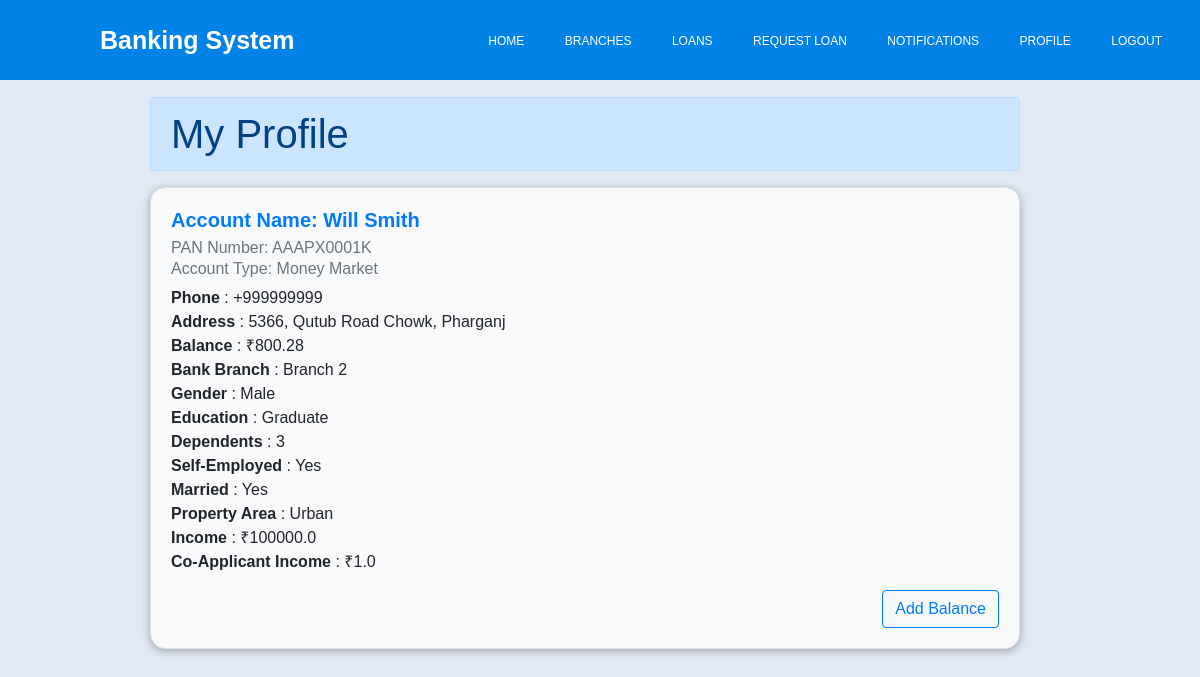
/my-profile (signed in), run on the app's committed database.
### app_authentication/models.py (models this page shows, shortened)
class User(AbstractBaseUser, PermissionsMixin):
    account_name = models.CharField(max_length=30, unique=True)
    pan_number_regex = '^[A-Z]{3}P[A-Z][0-9]{4}K$'
    pan_number_validator = RegexValidator(pan_number_regex,'Account Number must be in the format ABCP1X1234K','invalid')
    pan_number = models.CharField(validators=[pan_number_validator],max_length=11,unique=True,null=False,blank=False)
    phone_regex = '^\+?1?\d{9,15}$'
    phone_validator = RegexValidator(phone_regex,'Phone number must be entered in the format: +999999999. Up to 15 digits allowed.','invalid')
    phone = models.CharField(validators=[phone_validator],max_length=17,null=True,blank=True)
    address = models.CharField(max_length=100, null=True, blank=True)
    is_active = models.BooleanField(default=True)
    is_staff = models.BooleanField(default=False)
    self_employed = models.CharField(max_length=3, choices=SELF_EMPLOYED_MARRIAGE_CHOICES,default=SELF_EMPLOYED_MARRIAGE_CHOICES[0])
    married = models.CharField(max_length=3, choices=SELF_EMPLOYED_MARRIAGE_CHOICES,default=SELF_EMPLOYED_MARRIAGE_CHOICES[0])
    gender = models.CharField(max_length=6, choices=GENDER_CHOICES,default=GENDER_CHOICES[0])
    dependents = models.IntegerField(choices=DEPENDENTS_CHOICES,default=DEPENDENTS_CHOICES[0])
    education = models.CharField(max_length=13, choices=EDUCATION_CHOICES,default=EDUCATION_CHOICES[0])
    applicant_income = models.FloatField()
    co_applicant_income = models.FloatField(blank=True,null=True)
    property_area = models.CharField(max_length=10,choices=PROPERTY_AREA_CHOICES,default=PROPERTY_AREA_CHOICES[0])
    email = models.EmailField(blank=True,null=True)
    USERNAME_FIELD = 'account_name'
    REQUIRED_FIELDS = ['pan_number',]
    objects = UserManager()

### bank_management/models.py (models this page shows, shortened)
class Account(models.Model):
    account_type = models.CharField(max_length=15, choices=ACCOUNT_TYPES)
    balance = models.DecimalField(max_digits=10, decimal_places=2,default=0)
    hold_by = models.ForeignKey(User, on_delete=models.CASCADE)
    branch = models.ForeignKey(Branch, on_delete=models.CASCADE)

class Branch(models.Model):
    name = models.CharField(max_length=100)
    address = models.CharField(max_length=200)
    code = models.CharField(max_length=10, unique=True)
    class Meta:
        verbose_name_plural = 'Branches'
    def __str__(self):
        return self.name

### bank_management/views.py (the view)
# urls.py: path("my-profile",my_profile,name='my-profile'),
@login_required
def my_profile(request):
    profile = request.user
    account = Account.objects.filter(hold_by=profile).first()
    context = {
        "account":account,
        "profile":profile,
    }
    return render(request,"my-profile.html",context)

### bank_management/context_processors.py (called while the page is built)
def count_notifications(request):
    count_notifications=0
    if request.user.is_authenticated:
        count_notifications = Notification.objects.filter(user=request.user,is_seen=False).count()
    return {"count_notifications":count_notifications}

### banking_system/templates/my-profile.html (shortened to what this page needs)
{% extends 'base.html' %} {% block content %}
<div class="row mt-2" style="width: 100%">
  <div class="col">
    <h1
      class="alert alert-primary"
      style="margin-right: 150px; margin-left: 150px"
    >
      My Profile
    </h1>
    <div
      class="card mt-2"
      style="
        background-color: #f8f9fa;
        border: 1px solid #dee2e6;
        border-radius: 0.95rem;
        box-shadow: 0 0.125rem 0.5rem rgba(0, 0, 0, 0.3);
        margin-left: 150px;
        margin-right: 150px;
      "
    >
      <div class="card-body">
        <h5
          class="card-title"
          style="color: #007bff; font-size: 1.25rem; font-weight: bold"
        >
          Account Name: {{profile.account_name}}
        </h5>
        <h6 class="card-subtitle mb-2 text-muted">
          PAN Number: {{profile.pan_number}}
        </h6>
        <h6 class="card-subtitle mb-2 text-muted">
          Account Type: {{account.get_account_type_display}}
        </h6>
        <p class="card-text">
          {% if profile.phone %} <b>Phone</b> : {{profile.phone}}
          <br />{% endif %} {% if profile.address %}
          <b>Address</b> : {{profile.address}} <br />{% endif %}
          <b>Balance</b> : &#8377;{{account.balance}} <br />
          <b>Bank Branch</b> : {{account.branch}} <br />
          <b>Gender</b> : {{user.get_gender_display}} <br />
          <b>Education</b> : {{user.get_education_display}} <br />
          <b>Dependents</b> : {{user.get_dependents_display}} <br />
          <b>Self-Employed</b> : {{user.get_self_employed_display}} <br />
          <b>Married</b> : {{user.get_married_display}} <br />
          <b>Property Area</b> : {{user.get_property_area_display}} <br />
          <b>Income</b> : &#8377;{{user.applicant_income}} <br />
          {% if user.co_applicant_income %}
          <b>Co-Applicant Income</b> : &#8377;{{user.co_applicant_income}}
          <br />{% endif %}
        </p>
        <button
          type="button"
          class="btn btn-outline-primary float-end"
          data-toggle="modal"
          data-target="#addBalanceModal"
        >
          Add Balance
        </button>
      </div>
    </div>
  </div>
</div>
{% endblock content %}

### banking_system/static/navbar.css (style rules this page uses)
* { margin: 0; padding: 0; text-decoration: none; list-style: none; box-sizing: border-box; }
body { font-family: sans-serif; }

### data on the page
User: account_name "Will Smith", pan_number "AAAPX0001K", phone "+999999999", address "5366, Qutub Road Chowk, Pharganj", gender "Male", education "Graduate", dependents "3", self_employed "Yes", married "Yes", property_area "Urban", applicant_income "100000.0", co_applicant_income "1.0"
Account: account_type "Money Market", balance "800.28", branch "Branch 2"
